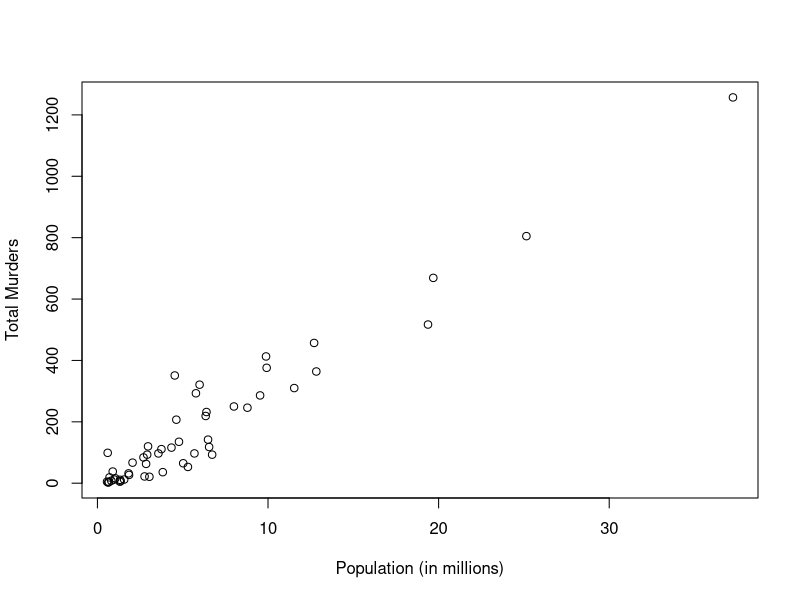
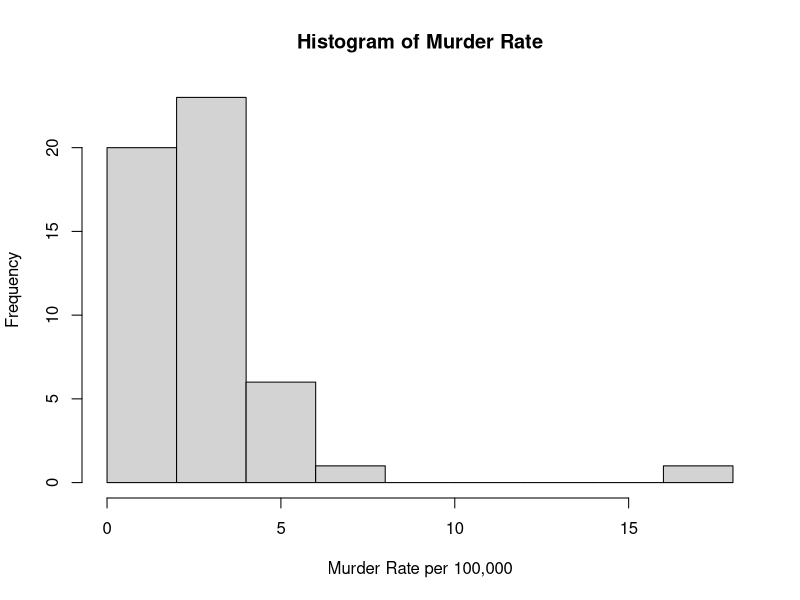
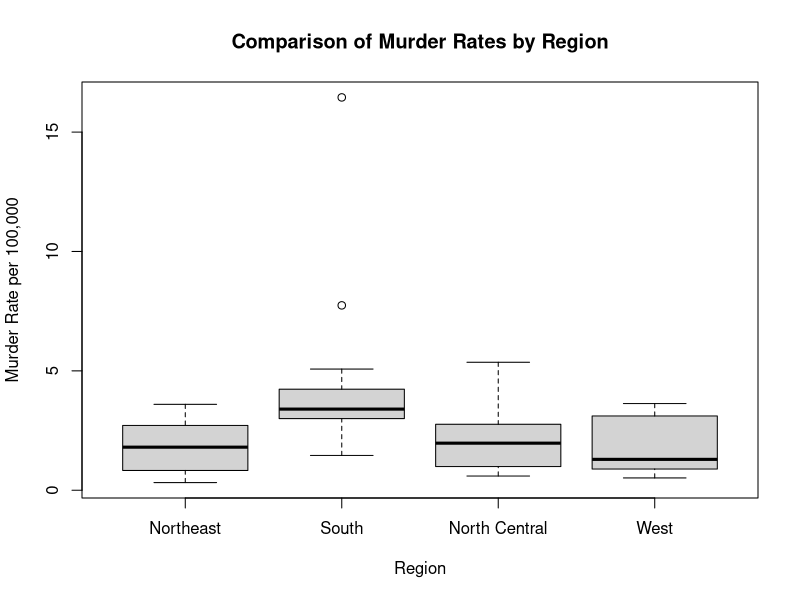
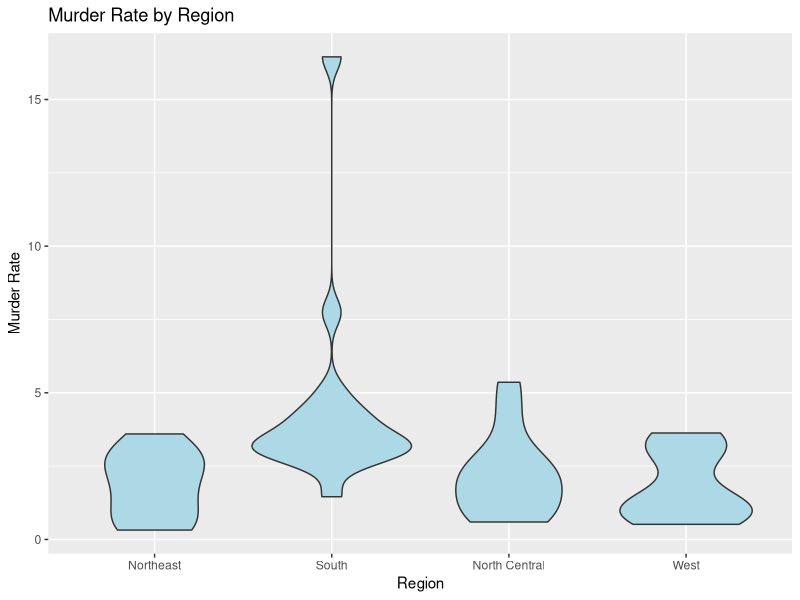
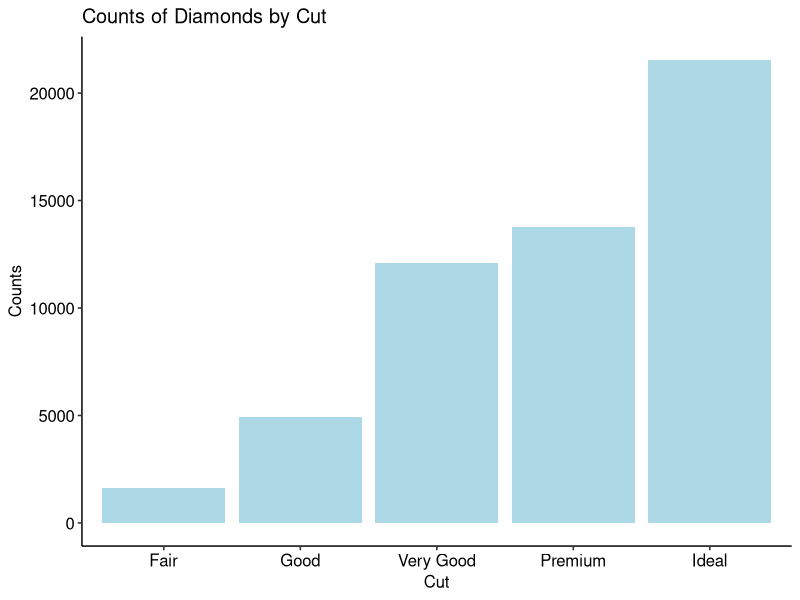

These charts were generated, in order, by the following R code:
## ---- chunk 1
library(dslabs)
## ---- chunk 2
data(murders)
## ---- chunk 3
colnames(murders)
## ---- chunk 4
str(murders)
## ---- chunk 5
head(murders)
## ---- chunk 6
tail(murders)
## ---- chunk 7
state_max_murders <- murders$state[which.max(murders$total)]
state_max_murders
## ---- chunk 8
population_millions <- murders$population / 1e6
plot(population_millions, murders$total,
     xlab = "Population (in millions)",
     ylab = "Total Murders")

## ---- chunk 9
murder_rate <- (murders$total / murders$population) * 100000
hist(murder_rate,
     xlab = "Murder Rate per 100,000",
     main = "Histogram of Murder Rate")

## ---- chunk 10
boxplot(murder_rate ~ region, data = murders,
        xlab = "Region", ylab = "Murder Rate per 100,000",
        main = "Comparison of Murder Rates by Region")
## ---- chunk 11
library(ggplot2)
ggplot(murders, aes(x = region, y = murder_rate)) +
  geom_violin(fill = "lightblue") +
  xlab("Region") + ylab("Murder Rate") +
  ggtitle("Murder Rate by Region")

## ---- chunk 12
library(dplyr)
library(ggplot2)
library(ggpubr)
theme_set(theme_pubr())

# Exploring the diamonds dataset
# Load the diamonds dataset
data(diamonds)

# Grouping and summarizing the data
df <- diamonds %>%
  group_by(cut) %>%
  summarise(counts = n())

# Printing the result
df

# Creating a bar plot of the counts by cut
ggplot(df, aes(x = cut, y = counts)) +
  geom_bar(stat = "identity", fill = "lightblue") +
  xlab("Cut") +
  ylab("Counts") +
  ggtitle("Counts of Diamonds by Cut")
